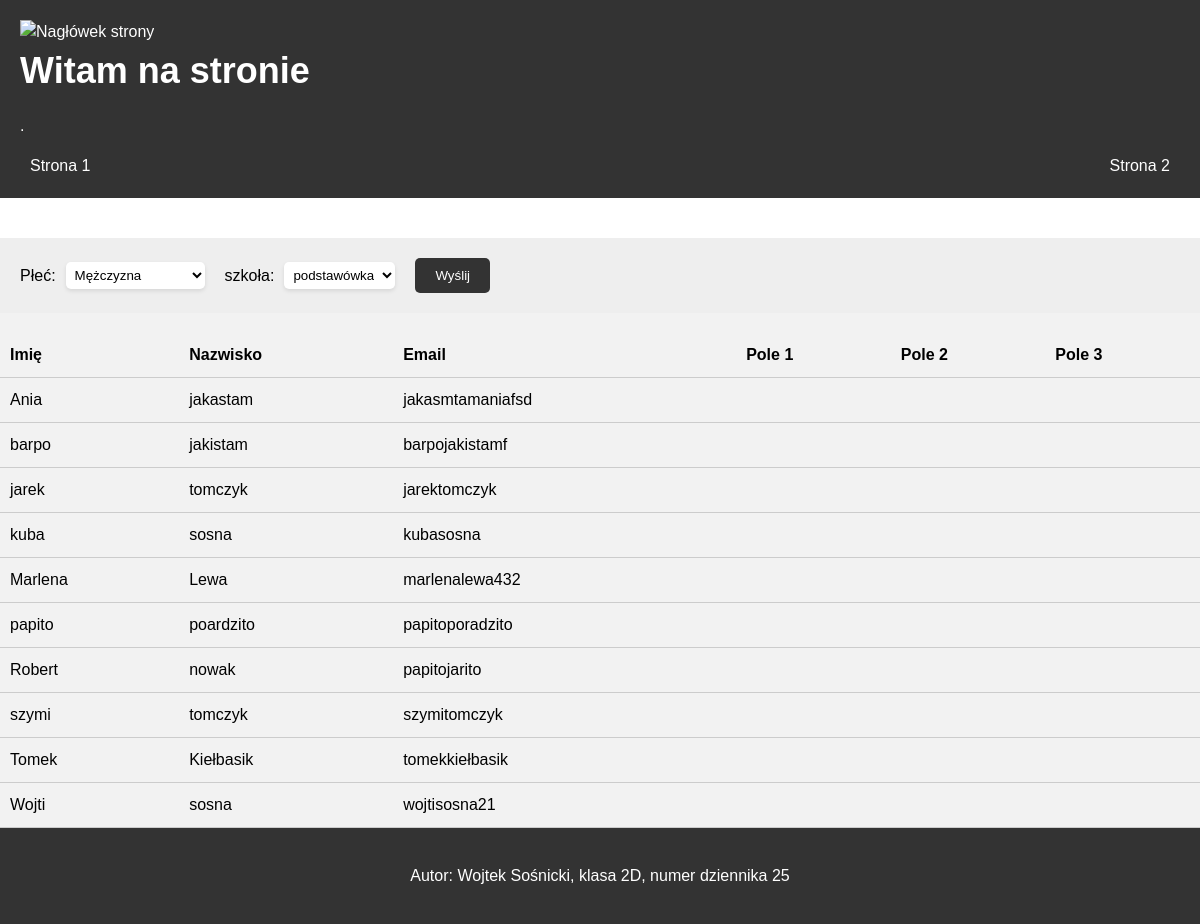
The page / on the database its author committed.
### tables this page shows
CREATE TABLE `studenci` (
  `id` int(11) NOT NULL,
  `imie` text NOT NULL,
  `nazwisko` text NOT NULL,
  `adres_email` text NOT NULL,
  `haslo` text NOT NULL,
  `data_urodzenia` date NOT NULL
);

### index.php (the view, shortened to what this page needs)
<!DOCTYPE html>
<html lang="pl">
<head>
</head>
<body>
	<header>
	<img class="nagłowek" src="WSS.png" alt="Nagłówek strony">
	<section>
			<h1>Witam na stronie</h1>
			<p>.</p>
		</section>
		<nav>
			<ul>
				<li><a href="strona1.php">Strona 1</a></li>
				<li><a href="strona2.php">Strona 2</a></li>
			</ul>
		</nav>
	</header>
	<main>
	</main>
	<form method="post" action="results.php">
  <label for="field1">Płeć:</label>
  <select id="field1" name="field1">
    <option value="option1">Mężczyzna</option>
  </select>
  <label for="field2">szkoła:</label>
  <select id="field2" name="field2">
    <option value="option1">podstawówka</option>
  </select>
  <input type="submit" value="Wyślij">
</form>
<?php
$servername = "localhost";
$username = "root";
$password = "";
$dbname = "ez";
$conn = new mysqli($servername, $username, $password, $dbname);
$sql = "SELECT studenci.imie, studenci.nazwisko, studenci.adres_email
        FROM studenci
        WHERE studenci.data_urodzenia < '2023-11-11'
        ORDER BY studenci.imie ASC";
$result = $conn->query($sql);
if ($result->num_rows > 0) {
  echo "<table><tr><th>Imię</th><th>Nazwisko</th><th>Email</th><th>Pole 1</th><th>Pole 2</th><th>Pole 3</th></tr>";
  while($row = $result->fetch_assoc()) {
    echo "<tr><td>".$row["imie"]."</td><td>".$row["nazwisko"]."</td><td>".$row["adres_email"]."</td><td></td><td></td><td></td></tr>";
  }
  echo "</table>";
}
?>
	<footer>
		<p>Autor: Wojtek Sośnicki, klasa 2D, numer dziennika 25</p>
	</footer>
</body>
</html>

### index.php (style rules this page uses)
body { background-color: #f2f2f2; font-family: Arial, sans-serif; font-size: 16px; line-height: 1.5; margin: 0; padding: 0; }
header { background-color: #333; color: #fff; padding: 20px; }
h1 { margin: 0; font-size: 36px; }
nav ul { margin: 0; padding: 0; list-style: none; display: flex; justify-content: space-between; align-items: center; }
nav li { margin: 0 10px; }
a { color: #fff; text-decoration: none; }
main { padding: 20px; background-color: #fff; }
form { display: flex; flex-wrap: wrap; align-items: center; padding: 20px; background-color: #eee; }
form label { margin-right: 10px; }
form select { margin-right: 20px; padding: 5px; border: none; border-radius: 5px; background-color: #fff; box-shadow: 0 2px 4px rgba(0,0,0,.1); }
form input[type="submit"] { background-color: #333; color: #fff; border: none; border-radius: 5px; padding: 10px 20px; cursor: pointer; }
table { border-collapse: collapse; width: 100%; margin-top: 20px; }
th, td { padding: 10px; text-align: left; border-bottom: 1px solid #ccc; }
footer { background-color: #333; color: #fff; padding: 20px; text-align: center; }

### rows shown on the page
studenci: imie "Ania", nazwisko "jakastam", adres_email "jakasmtamaniafsd"
studenci: imie "barpo", nazwisko "jakistam", adres_email "barpojakistamf"
studenci: imie "jarek", nazwisko "tomczyk", adres_email "jarektomczyk"
studenci: imie "kuba", nazwisko "sosna", adres_email "kubasosna"
studenci: imie "Marlena", nazwisko "Lewa", adres_email "marlenalewa432"
studenci: imie "papito", nazwisko "poardzito", adres_email "papitoporadzito"
studenci: imie "Robert", nazwisko "nowak", adres_email "papitojarito"
studenci: imie "szymi", nazwisko "tomczyk", adres_email "szymitomczyk"
studenci: imie "Tomek", nazwisko "Kiełbasik", adres_email "tomekkiełbasik"
studenci: imie "Wojti", nazwisko "sosna", adres_email "wojtisosna21"
